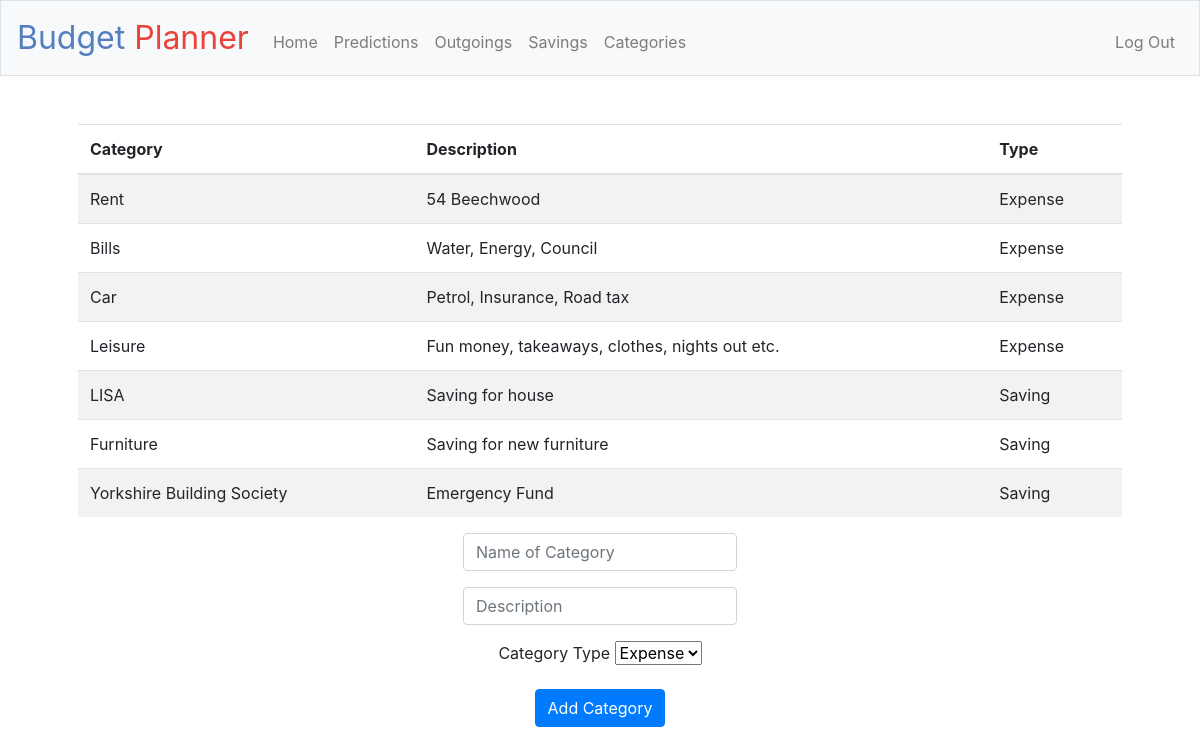
Page /categories (signed in) on the committed database.
### tables this page shows
CREATE TABLE 'categories' ('id' integer PRIMARY KEY AUTOINCREMENT NOT NULL, 'user_id' integer NOT NULL, 'name' varchar(60) NOT NULL, 'description' varchar(100) NOT NULL, 'type' varchar(60) NOT NULL);

### application.py (the view, shortened to what this page needs)
@app.route("/categories", methods=["GET", "POST"])
@login_required
def categories():
    if request.method == "GET":
        categories = db.execute ("SELECT name, description, type FROM categories WHERE user_id=:user_id", user_id=session["user_id"])
        return render_template("categories.html", categories=categories)

### application.py (called while the page is built)
@app.after_request
def after_request(response):
    response.headers["Cache-Control"] = "no-cache, no-store, must-revalidate"
    response.headers["Expires"] = 0
    response.headers["Pragma"] = "no-cache"
    return response

### helpers.py (called while the page is built)
def login_required(f):
    @wraps(f)
    def decorated_function(*args, **kwargs):
        if session.get("user_id") is None:
            return redirect("/login")
        return f(*args, **kwargs)
    return decorated_function

### templates/categories.html (shortened to what this page needs)
{% extends "layout.html" %}
{% block main %}
<table class="table table-striped">
        <thead>
            <tr>
                <th>Category</th>
                <th>Description</th>
                <th>Type</th>
            </tr>
        </thead>
        <tbody>
            {% for category in categories %}
            <tr>
                <td>{{category["name"]}}</td>
                <td>{{category["description"]}}</td>
                <td>{{category["type"]}}</td>
             </tr>
            {% endfor %}
        </tbody>
    </table>
<form action="/categories" method="post">
    <div class="form-group">
        <input autocomplete="off" autofocus class="form-control"
            name="name" placeholder="Name of Category" type="text"/>
    </div>
    <div class="form-group">
        <input class="form-control" name="description" placeholder="Description"
        type="text"/>
    </div>
    <div class="form-group">
        <label for="type">Category Type</label>
        <select name="type">
          <option value="Expense">Expense</option>
          </select>
    </div>
    <button class="btn btn-primary" type="submit">Add Category</button>
</form>
{% endblock %}

### static/styles.css (style rules this page uses)
main .form-control { display: inline-block; width: auto; }
main table { text-align: left; }

### rows in the picture
categories: name "Rent", description "54 Beechwood", type "Expense"
categories: name "Bills", description "Water, Energy, Council", type "Expense"
categories: name "Car", description "Petrol, Insurance, Road tax", type "Expense"
categories: name "Leisure", description "Fun money, takeaways, clothes, nights out etc.", type "Expense"
categories: name "LISA", description "Saving for house", type "Saving"
categories: name "Furniture", description "Saving for new furniture", type "Saving"
categories: name "Yorkshire Building Society", description "Emergency Fund", type "Saving"
